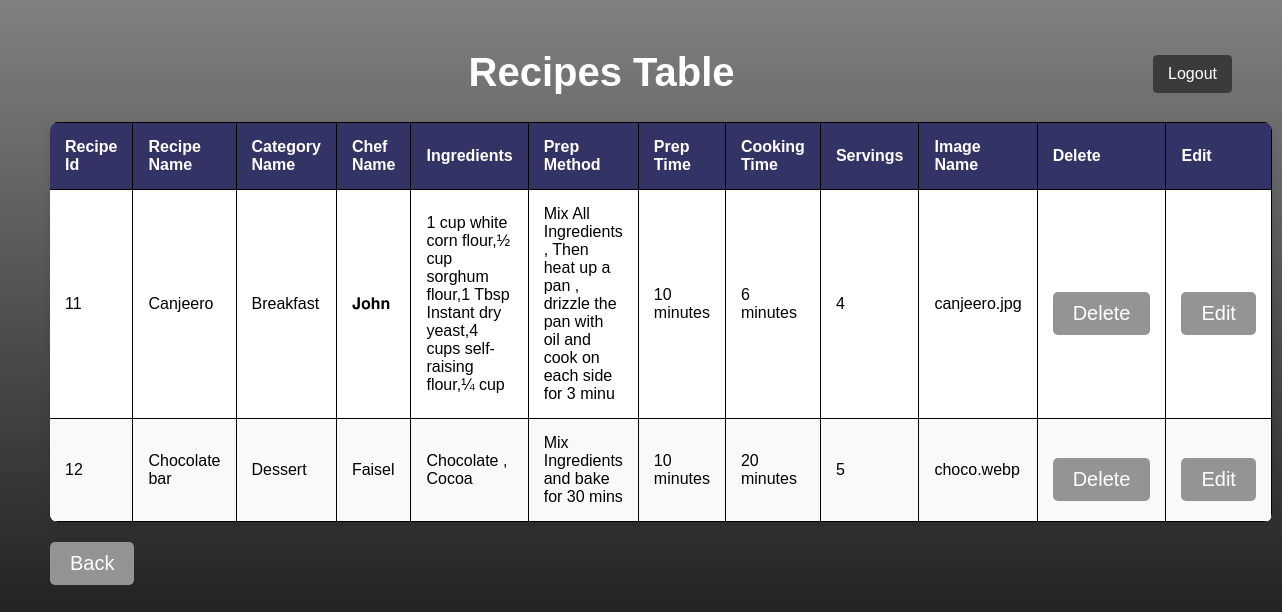
/displayrecipes.php, run on the app's committed database.
### tables this page shows
CREATE TABLE `recipetable` (
  `recipeid` int(20) NOT NULL,
  `recipename` varchar(50) NOT NULL,
  `categoryname` varchar(50) NOT NULL,
  `author` varchar(50) NOT NULL,
  `ingredients` varchar(100) NOT NULL,
  `prepmethod` varchar(100) NOT NULL,
  `preptime` varchar(20) NOT NULL,
  `cookingtime` varchar(50) NOT NULL,
  `servings` varchar(100) NOT NULL,
  `imagename` varchar(50) NOT NULL
);

### displayrecipes.php (the view, shortened to what this page needs)
<!DOCTYPE html>
<html>
<head>
    <link rel="stylesheet" type="text/css" href="displayrecipesstyle.css">
</head>
<body>
    <ul>
        <li class="logout-link"><a href="login.php" onclick="return confirm('Are you sure you want to log out?')">Logout</a></li>
    </ul>
    <h1>Recipes Table</h1>
    <table>
        <thead>
            <tr>
                <th>Recipe Id</th>
                <th>Recipe Name</th>
                <th>Category Name</th>
                <th>Chef Name</th>
                <th>Ingredients</th>
                <th>Prep Method</th>
                <th>Prep Time</th>
                <th>Cooking Time</th>
                <th>Servings</th>
                <th>Image Name</th>
                <th>Delete</th>
                <th>Edit</th>
            </tr>
        </thead>
        <tbody>
            <?php
            $pdo = new PDO('mysql:host=localhost;dbname=wt', 'root', '');
            $sql = 'SELECT * FROM recipetable';
            $queryresult = $pdo->query($sql);
            foreach ($queryresult as $row) {
            ?>
                <tr>
                    <td><?php echo $row['recipeid'] ?></td>
                    <td><?php echo $row['recipename'] ?></td>
                    <td><?php echo $row['categoryname'] ?></td>
                    <td><?php echo $row['author'] ?></td>
                    <td><?php echo $row['ingredients'] ?></td>
                    <td><?php echo $row['prepmethod'] ?></td>
                    <td><?php echo $row['preptime'] ?></td>
                    <td><?php echo $row['cookingtime'] ?></td>
                    <td><?php echo $row['servings'] ?></td>
                    <td><?php echo $row['imagename'] ?></td>
                    <td><button><a href="deleterecipe.php?dd=<?php echo $row['recipeid'] ?>">Delete</a></button></td>
                    <td><button><a href="editrecipe.php?id=<?php echo $row['recipeid'] ?>">Edit</a></button></td>
                </tr>
            <?php } ?>
        </tbody>
    </table>
    <button><a href="contentadmin.html">Back</a></button>
</body>
</html>

### displayrecipesstyle.css (style rules this page uses)
body { font-family: Arial, sans-serif; margin: 50px; background-image: linear-gradient(to bottom, rgb(128, 128, 128) 0%, rgb(31, 31, 31) 100%); }
h1 { font-size: 40px; text-align: center; color: #ffffff; }
table { width: 100%; border-collapse: collapse; margin-top: 20px; background-color: #ffffff; border-radius: 8px; overflow: hidden; box-shadow: 0 4px 8px rgba(0, 0, 0, 0.1); }
th, td { padding: 15px; text-align: left; border-bottom: 1px solid #ddd; border-top: 1px solid black; border-bottom: 1px solid black; border-right: 1px solid black; }
th { background-color: #333366; color: white; }
tbody tr:nth-child(even) { background-color: #f9f9f9; }
button { font-size: 20px;; background-color: #949494; color: white; padding: 10px 20px; border: none; border-radius: 5px; cursor: pointer; text-decoration: none; margin-top: 20px; display: inline-block; }
a { text-decoration: none; color: white; }
li { list-style-type: none; }
ul { list-style-type: none; margin: 0; padding: 0; }
.logout-link { float: right; margin-top: 5px; border-radius: 4px; overflow: hidden; }
.logout-link a { display: block; padding: 10px 15px; text-decoration: none; color: #ffffff; background-color: #3b3b3b; border-radius: 4px; transition: background-color 0.3s, transform 0.3s; }

### data on the page
recipetable: recipeid "11", recipename "Canjeero", categoryname "Breakfast", author "𝐉𝐨𝐡𝐧", ingredients "1 cup white corn flour,½ cup sorghum flour,1 Tbsp Instant dry yeast,4 cups self-raising flour,¼ cup", prepmethod "Mix All Ingredients , Then heat up a pan , drizzle the pan with oil and cook on each side for 3 minu", preptime "10 minutes", cookingtime "6 minutes", servings "4", imagename "canjeero.jpg"
recipetable: recipeid "12", recipename "Chocolate bar", categoryname "Dessert", author "Faisel", ingredients "Chocolate , Cocoa", prepmethod "Mix Ingredients and bake for 30 mins", preptime "10 minutes", cookingtime "20 minutes", servings "5", imagename "choco.webp"
